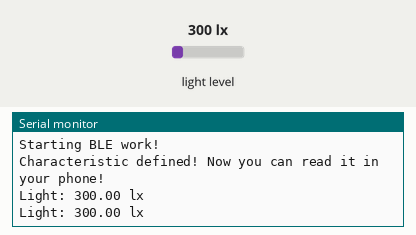
Recording of a sketch running on a simulated ESP32. Parts: the last lines printed to the serial monitor. Inputs (shaded band) come from the test bench; at power-on: light level 300 lx. Nothing arrives over Bluetooth unless stated; a phone connects over Bluetooth LE 3 s after start.

Above: at 8.8 s.
8.9 s: light level set to 40 lx
At 16.7 s:
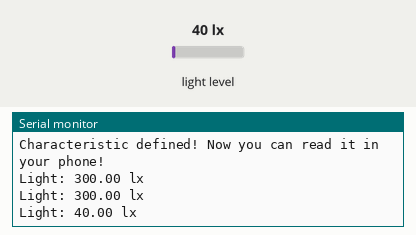
16.9 s: light level set to 500 lx
At 25.4 s:
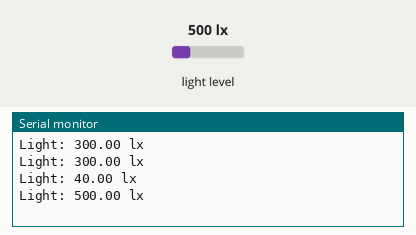
Timing chart, 0 to 26.9 s (numbered marks = the images above; inputs shaded):
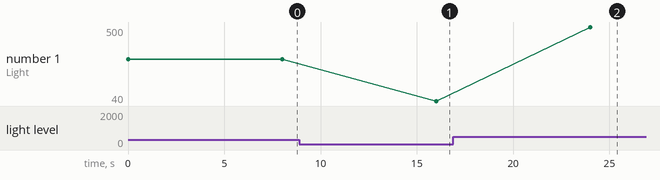

The sketch:

BLE_server.ino
```cpp
//this program controls the led intensity after recievng data form lux sensor thorugh ble
#include <Wire.h>
#include <BH1750.h>
BH1750 lightMeter(0x23);


#include <BLEDevice.h>
#include <BLEUtils.h>
#include <BLEServer.h>

// See the following for generating UUIDs:
// https://www.uuidgenerator.net/

#define SERVICE_UUID        "4fafc201-1fb5-459e-8fcc-c5c9c331914b"
#define CHARACTERISTIC_UUID "beb5483e-36e1-4688-b7f5-ea07361b26a8"

BLECharacteristic pCharacteristic("cba1d466-344c-4be3-ab3f-189f80dd7518", BLECharacteristic::PROPERTY_NOTIFY);

void setup() {
  Serial.begin(115200);

  // Initialize the I2C bus (BH1750 library doesn't do this automatically)
  Wire.begin();
  // On esp8266 you can select SCL and SDA pins using Wire.begin(D4, D3);


  Serial.println("Starting BLE work!");

  BLEDevice::init("LUX VALUE");
  BLEServer *pServer = BLEDevice::createServer();
  BLEService *pService = pServer->createService(SERVICE_UUID);


  pService->start();
  // BLEAdvertising *pAdvertising = pServer->getAdvertising();  // this still is working for backward compatibility
  BLEAdvertising *pAdvertising = BLEDevice::getAdvertising();
  pAdvertising->addServiceUUID(SERVICE_UUID);
  pAdvertising->setScanResponse(true);
  pAdvertising->setMinPreferred(0x06);  // functions that help with iPhone connections issue
  pAdvertising->setMinPreferred(0x12);
  BLEDevice::startAdvertising();
  Serial.println("Characteristic defined! Now you can read it in your phone!");
}

void loop() {
  // put your main code here, to run repeatedly:
  if (lightMeter.measurementReady()) {
    float lux = lightMeter.readLightLevel();
    Serial.print("Light: ");
    Serial.print(lux);
    Serial.println(" lx");

    pCharacteristic.setValue(lux);
    delay(8000);

  }
}
```

Measured:
- after the input at 8.9 s, the serial monitor: prints a new line after 7.1 s (image 1)
- after the input at 16.9 s, the serial monitor: prints a new line after 7.1 s (image 2)
- plotted number 1: 300 → 40 after the input at 8.9 s, 40 → 500 after the input at 16.9 s
